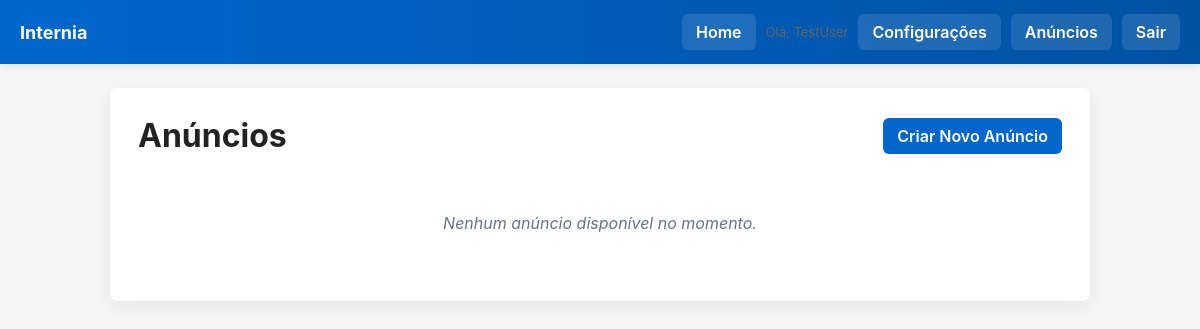
The page /anuncios (signed in) on the database as committed earlier.
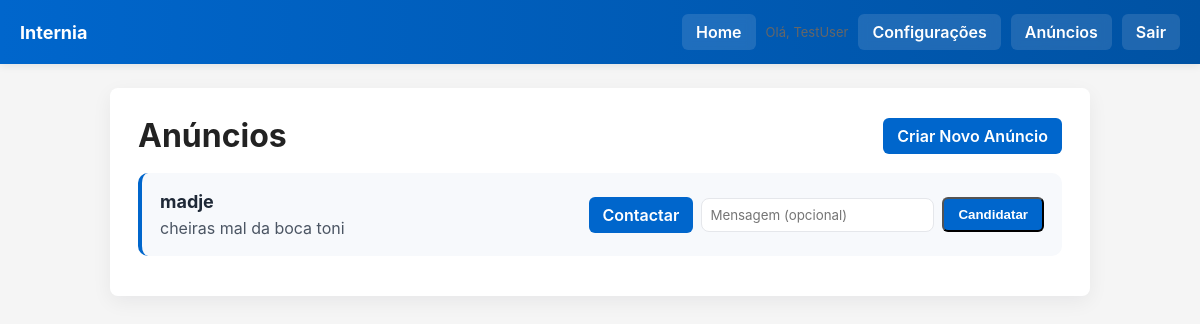
The same page on the database as committed later.
### models.py (models this page shows, shortened)
class User(db.Model):
    __tablename__ = 'user'
    id = db.Column(db.Integer, primary_key=True, autoincrement=True)
    nome = db.Column(db.String, nullable=False)
    email = db.Column(db.String, unique=True, nullable=False)
    password = db.Column(db.String, nullable=False)
    role = db.Column(db.String(20), nullable=False, default='user')  # 'user' or 'empresa'
    foto_perfil = db.Column(db.String, nullable=True)
    cv_path = db.Column(db.String, nullable=True)
    two_factor_enabled = db.Column(db.Boolean, default=False, nullable=False)
    two_factor_secret = db.Column(db.String(64), nullable=True)
    backup_codes = db.Column(db.Text, nullable=True)
    empresa = db.relationship('Empresa', back_populates='user', uselist=False)
    candidaturas = db.relationship('Candidatura', back_populates='user', cascade='all, delete-orphan')

class Anuncio(db.Model):
    __tablename__ = 'anuncio'
    id = db.Column(db.Integer, primary_key=True, autoincrement=True)
    empresa_id = db.Column(db.Integer, db.ForeignKey('empresa.id'), nullable=False)
    titulo = db.Column(db.String, nullable=False)
    descricao = db.Column(db.String)
    hora_entrada = db.Column(db.Time, nullable=True)
    hora_saida = db.Column(db.Time, nullable=True)
    empresa = db.relationship('Empresa', back_populates='anuncios')
    candidaturas = db.relationship('Candidatura', back_populates='anuncio', cascade='all, delete-orphan')

### app.py (the view)
@app.route('/anuncios')
@login_required
def dashboard():
    anuncios = db.session.query(Anuncio).all()
    user_id = session.get('user_id')
    current_user = db.session.get(User, user_id) if user_id else None
    applied_ad_ids = set()
    if current_user and current_user.role == 'user':
        applied_ad_ids = {c.anuncio_id for c in current_user.candidaturas}
    return render_template('anuncios.html', anuncios=anuncios, current_user=current_user, applied_ad_ids=applied_ad_ids)

### app.py (called while the page is built)
def login_required(f):
    @wraps(f)
    def decorated(*args, **kwargs):
        if not session.get('user_id'):
            return redirect(url_for('login'))
        return f(*args, **kwargs)
    return decorated

### templates/anuncios.html (shortened to what this page needs)
{% extends 'base.html' %}
{% block content %}
    <div class="fade-up">
        <div class="row mb-18 wrap">
            <h1 class="no-margin">Anúncios</h1>
            <a href="{{ url_for('novo_anuncio') }}" class="btn right">Criar Novo Anúncio</a>
        </div>
        {% if anuncios %}
            <ul class="list-reset">
                {% for anuncio in anuncios %}
                    <li class="ad-item">
                        <div class="content">
                            <div class="title">{{ anuncio.titulo }}</div>
                            <div class="description">{{ anuncio.descricao }}</div>
                        </div>
                        <div class="ad-actions">
                            <a href="{{ url_for('info_empresa', ad_id=anuncio.id) }}" class="btn">Contactar</a>
                            {% if current_user and current_user.role == 'user' %}
                                {% if anuncio.id in applied_ad_ids %}
                                    <span class="status-badge">Candidatado</span>
                                {% else %}
                                    <form class="hstack gap-8" method="POST" action="{{ url_for('apply_to_ad', ad_id=anuncio.id) }}">
                                        <input name="mensagem" type="text" placeholder="Mensagem (opcional)" class="apply-input" />
                                        <button class="btn" type="submit">Candidatar</button>
                                    </form>
                                {% endif %}
                            {% endif %}
                        </div>
                    </li>
                {% endfor %}
            </ul>
        {% else %}
            <div class="muted-italic">Nenhum anúncio disponível no momento.</div>
        {% endif %}
    </div>
{% endblock %}

### templates/base.html (shortened to what this page needs)
<!DOCTYPE html>
<html lang="pt-PT">
<head>
    <link rel="stylesheet" href="{{ url_for('static', filename='css/main.css') }}">
</head>
<body>
    <header class="topbar">
        <a class="brand" href="{{ url_for('home') }}">Internia</a>
        <nav class="top-actions">
            <a class="btn" href="{{ url_for('home') }}">Home</a>
            {% if session.get('user_id') %}
                <span class="small">Olá, {{ session.get('nome') }}</span>
                <a class="btn" href="{{ url_for('settings_2fa') }}">Configurações</a>
                <a class="btn" href="{{ url_for('dashboard') }}">Anúncios</a>
                <a class="btn" href="{{ url_for('logout') }}">Sair</a>
            {% else %}
                <a class="btn" href="{{ url_for('login') }}">Entrar</a>
            {% endif %}
        </nav>
    </header>
    <main class="container">
        {% block content %}{% endblock %}
    </main>
</body>
</html>

### static/css/main.css (style rules this page uses)
:root { --primary:#0066cc; --primary-dark:#0052a3; --muted:#f5f5f5; --card:#ffffff; --radius:8px; }
* { box-sizing:border-box }
body { font-family:Inter, Arial, Helvetica, sans-serif;background:var(--muted);margin:0;padding:0;padding-top:64px;color:#222 }
header.topbar { position:fixed;top:0;left:0;right:0;height:64px;background:linear-gradient(90deg,var(--primary),var(--primary-dark));display:flex;align-items:center;justify-content:space-between;padding:0 20px;box-shadow:0 2px 8px rgba(0,0,0,0.08);z-index:20 }
.brand { color:white;font-weight:700;font-size:18px;text-decoration:none }
nav.top-actions { display:flex;gap:10px;align-items:center }
.btn { display:inline-block;padding:8px 14px;background:var(--primary);color:white;text-decoration:none;border-radius:6px;font-weight:600;backdrop-filter: blur(4px);transition:transform .18s ease, background .18s ease, box-shadow .12s ease }
header.topbar .btn { background:rgba(255,255,255,0.12);color:white }
main.container { max-width:980px;margin:24px auto;padding:28px;background:var(--card);border-radius:var(--radius);box-shadow:0 6px 20px rgba(16,24,40,0.06);animation:fadeIn .28s ease both }
.fade-up { animation:fadeUp .32s ease both }
.row { display:flex;gap:12px;align-items:center }
.right { margin-left:auto }
.small { font-size:13px;color:#666 }
input, textarea, select { width:100%;padding:10px;border-radius:8px;border:1px solid #e6edf3;font-family:inherit }
.list-reset { list-style:none;padding:0;margin:0 }
.ad-item { display:flex;justify-content:space-between;align-items:center;padding:18px;border-radius:10px;margin-bottom:12px;background:#f7f9fc;border-left:4px solid var(--primary) }
.ad-item .content { flex:1 }
.ad-item .title { font-weight:700;font-size:18px;color:#1f2937 }
.ad-item .description { color:#4b5563;margin-top:6px }
.ad-actions { display:flex;gap:8px;align-items:center;margin-left:12px }
.apply-input { padding:8px;border-radius:8px;border:1px solid #e5e7eb;min-width:200px }
.hstack { display:flex;gap:12px;align-items:center }
.gap-8 { gap:8px }
.mb-18 { margin-bottom:18px }
.wrap { flex-wrap:wrap }
.no-margin { margin:0 }

Rows that differ between the two databases and show on the page:
added Anuncio: titulo "madje", descricao "cheiras mal da boca toni"
Other text that changed with them:
text no longer shown: "Nenhum anúncio disponível no momento."
